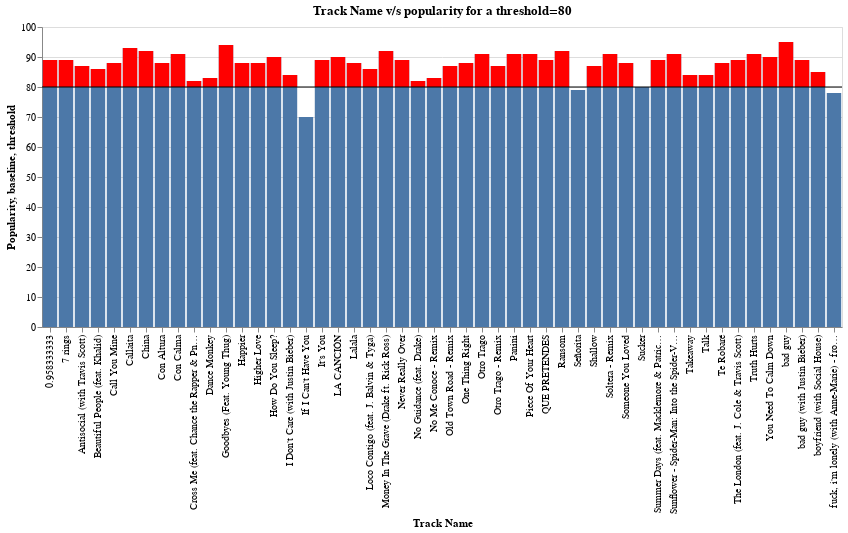

Write notebook code for a chart like this one.
### Markdown cell above
### TASK 3: We now want to show the popularity of each track by visualizing it on a bar chart with highlighted segments so that we can highlight values beyond a threshold. Show and list the track names whose popularity is less than 80

### Code cell
threshold = pd.DataFrame([{"threshold": 80}])   # Decides the threshold value

bars = alt.Chart(spotify).mark_bar().encode(   # mark_bar will display a bar plot
    x="Track Name",
    y="Popularity",
)

highlight = alt.Chart(spotify).mark_bar(color="red").encode(
    x='Track Name',
    y='baseline:Q',
    y2='Popularity'   # Second parameter for the height of the plot
).transform_filter(   # Selects a subset of data based on a condition
    alt.datum.Popularity > 80
).transform_calculate("baseline", "80")   # Used to define new fields which are calculated from other fields

rule = alt.Chart(threshold).mark_rule().encode(    # mark_rule creates a vertical/horizontal line spanning the axis
    y='threshold:Q'
)

(bars + highlight + rule).properties(title = 'Track Name v/s popularity for a threshold=80', width=800)  # Concatenating all 3 variables to create the plot

### Figure 1 — Vega-Lite specification as saved in the notebook (floating-point values rounded to 4 significant figures)
{"config": {"view": {"continuousWidth": 400, "continuousHeight": 300}}, "layer": [{"mark": "bar", "encoding": {"x": {"type": "nominal", "field": "Track Name"}, "y": {"type": "quantitative", "field": "Popularity"}}}, {"mark": {"type": "bar", "color": "red"}, "encoding": {"x": {"type": "nominal", "field": "Track Name"}, "y": {"type": "quantitative", "field": "baseline"}, "y2": {"field": "Popularity"}}, "transform": [{"filter": "(datum.Popularity > 80)"}, {"calculate": "80", "as": "baseline"}]}, {"data": {"name": "data-68a633ac5df49b643aae751924867dba"}, "mark": "rule", "encoding": {"y": {"type": "quantitative", "field": "threshold"}}}], "data": {"name": "data-459581acc2e1a9d92f0d76b9145d00c9"}, "title": "Track Name v/s popularity for a threshold=80", "width": 800, "$schema": "https://vega.github.io/schema/vega-lite/v4.0.2.json", "datasets": {"data-459581acc2e1a9d92f0d76b9145d00c9": [{"Track ID": 1, "Track Name": "Señorita", "Artist Name": "Shawn Mendes", "Genre": "canadian pop", "Beats per min": 117, "Energy": 55, "Danceability": 76, "Loudness(dB)": -6, "Liveness": 8, "Valence": 75, "Length": 191, "Acousticness": 4, "Speechiness": 3, "Popularity": 79}, {"Track ID": 2, "Track Name": "China", "Artist Name": "Anuel AA", "Genre": "reggaeton flow", "Beats per min": 105, "Energy": 81, "Danceability": 79, "Loudness(dB)": -4, "Liveness": 8, "Valence": 61, "Length": 302, "Acousticness": 8, "Speechiness": 9, "Popularity": 92}, {"Track ID": 3, "Track Name": "boyfriend (with Social House)", "Artist Name": "Ariana Grande", "Genre": "dance pop", "Beats per min": 190, "Energy": 80, "Danceability": 40, "Loudness(dB)": -4, "Liveness": 16, "Valence": 70, "Length": 186, "Acousticness": 12, "Speechiness": 46, "Popularity": 85}, {"Track ID": 4, "Track Name": "Beautiful People (feat. Khalid)", "Artist Name": "Ed Sheeran", "Genre": "pop", "Beats per min": 93, "Energy": 65, "Danceability": 64, "Loudness(dB)": -8, "Liveness": 8, "Valence": 55, "Length": 198, "Acousticness": 12, "Speechiness": 19, "Popularity": 86}, {"Track ID": 5, "Track Name": "Goodbyes (Feat. Young Thug)", "Artist Name": "Post Malone", "Genre": "dfw rap", "Beats per min": 150, "Energy": 65, "Danceability": 58, "Loudness(dB)": -4, "Liveness": 11, "Valence": 18, "Length": 175, "Acousticness": 45, "Speechiness": 7, "Popularity": 94}, {"Track ID": 6, "Track Name": "I Don't Care (with Justin Bieber)", "Artist Name": "Ed Sheeran", "Genre": "pop", "Beats per min": 102, "Energy": 68, "Danceability": 80, "Loudness(dB)": -5, "Liveness": 9, "Valence": 84, "Length": 220, "Acousticness": 9, "Speechiness": 4, "Popularity": 84}, {"Track ID": 7, "Track Name": "Ransom", "Artist Name": "Lil Tecca", "Genre": "trap music", "Beats per min": 180, "Energy": 64, "Danceability": 75, "Loudness(dB)": -6, "Liveness": 7, "Valence": 23, "Length": 131, "Acousticness": 2, "Speechiness": 29, "Popularity": 92}, {"Track ID": 8, "Track Name": "How Do You Sleep?", "Artist Name": "Sam Smith", "Genre": "pop", "Beats per min": 111, "Energy": 68, "Danceability": 48, "Loudness(dB)": -5, "Liveness": 8, "Valence": 35, "Length": 202, "Acousticness": 15, "Speechiness": 9, "Popularity": 90}, {"Track ID": 9, "Track Name": "Old Town Road - Remix", "Artist Name": "Lil Nas X", "Genre": "country rap", "Beats per min": 136, "Energy": 62, "Danceability": 88, "Loudness(dB)": -6, "Liveness": 11, "Valence": 64, "Length": 157, "Acousticness": 5, "Speechiness": 10, "Popularity": 87}, {"Track ID": 10, "Track Name": "bad guy", "Artist Name": "Billie Eilish", "Genre": "electropop", "Beats per min": 135, "Energy": 43, "Danceability": 70, "Loudness(dB)": -11, "Liveness": 10, "Valence": 56, "Length": 194, "Acousticness": 33, "Speechiness": 38, "Popularity": 95}, {"Track ID": 11, "Track Name": "Callaita", "Artist Name": "Bad Bunny", "Genre": "reggaeton", "Beats per min": 176, "Energy": 62, "Danceability": 61, "Loudness(dB)": -5, "Liveness": 24, "Valence": 24, "Length": 251, "Acousticness": 60, "Speechiness": 31, "Popularity": 93}, {"Track ID": 12, "Track Name": "Loco Contigo (feat. J. Balvin & Tyga)", "Artist Name": "DJ Snake", "Genre": "dance pop", "Beats per min": 96, "Energy": 71, "Danceability": 82, "Loudness(dB)": -4, "Liveness": 15, "Valence": 38, "Length": 185, "Acousticness": 28, "Speechiness": 7, "Popularity": 86}, {"Track ID": 13, "Track Name": "Someone You Loved", "Artist Name": "Lewis Capaldi", "Genre": "pop", "Beats per min": 110, "Energy": 41, "Danceability": 50, "Loudness(dB)": -6, "Liveness": 11, "Valence": 45, "Length": 182, "Acousticness": 75, "Speechiness": 3, "Popularity": 88}, {"Track ID": 14, "Track Name": "Otro Trago - Remix", "Artist Name": "Sech", "Genre": "panamanian pop", "Beats per min": 176, "Energy": 79, "Danceability": 73, "Loudness(dB)": -2, "Liveness": 6, "Valence": 76, "Length": 288, "Acousticness": 7, "Speechiness": 20, "Popularity": 87}, {"Track ID": 15, "Track Name": "Money In The Grave (Drake ft. Rick Ross)", "Artist Name": "Drake", "Genre": "canadian hip hop", "Beats per min": 101, "Energy": 50, "Danceability": 83, "Loudness(dB)": -4, "Liveness": 12, "Valence": 10, "Length": 205, "Acousticness": 10, "Speechiness": 5, "Popularity": 92}, {"Track ID": 16, "Track Name": "No Guidance (feat. Drake)", "Artist Name": "Chris Brown", "Genre": "dance pop", "Beats per min": 93, "Energy": 45, "Danceability": 70, "Loudness(dB)": -7, "Liveness": 16, "Valence": 14, "Length": 261, "Acousticness": 12, "Speechiness": 15, "Popularity": 82}, {"Track ID": 17, "Track Name": "LA CANCIÓN", "Artist Name": "J Balvin", "Genre": "latin", "Beats per min": 176, "Energy": 65, "Danceability": 75, "Loudness(dB)": -6, "Liveness": 11, "Valence": 43, "Length": 243, "Acousticness": 15, "Speechiness": 32, "Popularity": 90}, {"Track ID": 18, "Track Name": "Sunflower - Spider-Man: Into the Spider-Verse", "Artist Name": "Post Malone", "Genre": "dfw rap", "Beats per min": 90, "Energy": 48, "Danceability": 76, "Loudness(dB)": -6, "Liveness": 7, "Valence": 91, "Length": 158, "Acousticness": 56, "Speechiness": 5, "Popularity": 91}, {"Track ID": 19, "Track Name": "Lalala", "Artist Name": "Y2K", "Genre": "canadian hip hop", "Beats per min": 130, "Energy": 39, "Danceability": 84, "Loudness(dB)": -8, "Liveness": 14, "Valence": 50, "Length": 161, "Acousticness": 18, "Speechiness": 8, "Popularity": 88}, {"Track ID": 20, "Track Name": "Truth Hurts", "Artist Name": "Lizzo", "Genre": "escape room", "Beats per min": 158, "Energy": 62, "Danceability": 72, "Loudness(dB)": -3, "Liveness": 12, "Valence": 41, "Length": 173, "Acousticness": 11, "Speechiness": 11, "Popularity": 91}, {"Track ID": 21, "Track Name": "Piece Of Your Heart", "Artist Name": "MEDUZA", "Genre": "pop house", "Beats per min": 124, "Energy": 74, "Danceability": 68, "Loudness(dB)": -7, "Liveness": 7, "Valence": 63, "Length": 153, "Acousticness": 4, "Speechiness": 3, "Popularity": 91}, {"Track ID": 22, "Track Name": "Panini", "Artist Name": "Lil Nas X", "Genre": "country rap", "Beats per min": 154, "Energy": 59, "Danceability": 70, "Loudness(dB)": -6, "Liveness": 12, "Valence": 48, "Length": 115, "Acousticness": 34, "Speechiness": 8, "Popularity": 91}, {"Track ID": 23, "Track Name": "No Me Conoce - Remix", "Artist Name": "Jhay Cortez", "Genre": "reggaeton flow", "Beats per min": 92, "Energy": 79, "Danceability": 81, "Loudness(dB)": -4, "Liveness": 9, "Valence": 58, "Length": 309, "Acousticness": 14, "Speechiness": 7, "Popularity": 83}, {"Track ID": 24, "Track Name": "Soltera - Remix", "Artist Name": "Lunay", "Genre": "latin", "Beats per min": 92, "Energy": 78, "Danceability": 80, "Loudness(dB)": -4, "Liveness": 44, "Valence": 80, "Length": 266, "Acousticness": 36, "Speechiness": 4, "Popularity": 91}, {"Track ID": 25, "Track Name": "bad guy (with Justin Bieber)", "Artist Name": "Billie Eilish", "Genre": "electropop", "Beats per min": 135, "Energy": 45, "Danceability": 67, "Loudness(dB)": -11, "Liveness": 12, "Valence": 68, "Length": 195, "Acousticness": 25, "Speechiness": 30, "Popularity": 89}, {"Track ID": 26, "Track Name": "If I Can't Have You", "Artist Name": "Shawn Mendes", "Genre": "canadian pop", "Beats per min": 124, "Energy": 82, "Danceability": 69, "Loudness(dB)": -4, "Liveness": 13, "Valence": 87, "Length": 191, "Acousticness": 49, "Speechiness": 6, "Popularity": 70}, {"Track ID": 27, "Track Name": "Dance Monkey", "Artist Name": "Tones and I", "Genre": "australian pop", "Beats per min": 98, "Energy": 59, "Danceability": 82, "Loudness(dB)": -6, "Liveness": 18, "Valence": 54, "Length": 210, "Acousticness": 69, "Speechiness": 10, "Popularity": 83}, {"Track ID": 28, "Track Name": "It's You", "Artist Name": "Ali Gatie", "Genre": "canadian hip hop", "Beats per min": 96, "Energy": 46, "Danceability": 73, "Loudness(dB)": -7, "Liveness": 19, "Valence": 40, "Length": 213, "Acousticness": 37, "Speechiness": 3, "Popularity": 89}, {"Track ID": 29, "Track Name": "Con Calma", "Artist Name": "Daddy Yankee", "Genre": "latin", "Beats per min": 94, "Energy": 86, "Danceability": 74, "Loudness(dB)": -3, "Liveness": 6, "Valence": 66, "Length": 193, "Acousticness": 11, "Speechiness": 6, "Popularity": 91}, {"Track ID": 30, "Track Name": "QUE PRETENDES", "Artist Name": "J Balvin", "Genre": "latin", "Beats per min": 93, "Energy": 79, "Danceability": 64, "Loudness(dB)": -4, "Liveness": 36, "Valence": 94, "Length": 222, "Acousticness": 3, "Speechiness": 25, "Popularity": 89}, {"Track ID": 31, "Track Name": "Takeaway", "Artist Name": "The Chainsmokers", "Genre": "edm", "Beats per min": 85, "Energy": 51, "Danceability": 29, "Loudness(dB)": -8, "Liveness": 10, "Valence": 36, "Length": 210, "Acousticness": 12, "Speechiness": 4, "Popularity": 84}, {"Track ID": 32, "Track Name": "7 rings", "Artist Name": "Ariana Grande", "Genre": "dance pop", "Beats per min": 140, "Energy": 32, "Danceability": 78, "Loudness(dB)": -11, "Liveness": 9, "Valence": 33, "Length": 179, "Acousticness": 59, "Speechiness": 33, "Popularity": 89}, {"Track ID": 33, "Track Name": "0.958333333", "Artist Name": "Maluma", "Genre": "reggaeton", "Beats per min": 96, "Energy": 71, "Danceability": 78, "Loudness(dB)": -5, "Liveness": 9, "Valence": 68, "Length": 176, "Acousticness": 22, "Speechiness": 28, "Popularity": 89}, {"Track ID": 34, "Track Name": "The London (feat. J. Cole & Travis Scott)", "Artist Name": "Young Thug", "Genre": "atl hip hop", "Beats per min": 98, "Energy": 59, "Danceability": 80, "Loudness(dB)": -7, "Liveness": 13, "Valence": 18, "Length": 200, "Acousticness": 2, "Speechiness": 15, "Popularity": 89}, {"Track ID": 35, "Track Name": "Never Really Over", "Artist Name": "Katy Perry", "Genre": "dance pop", "Beats per min": 100, "Energy": 88, "Danceability": 77, "Loudness(dB)": -5, "Liveness": 32, "Valence": 39, "Length": 224, "Acousticness": 19, "Speechiness": 6, "Popularity": 89}, {"Track ID": 36, "Track Name": "Summer Days (feat. Macklemore & Patrick Stump of Fall Out Boy)", "Artist Name": "Martin Garrix", "Genre": "big room", "Beats per min": 114, "Energy": 72, "Danceability": 66, "Loudness(dB)": -7, "Liveness": 14, "Valence": 32, "Length": 164, "Acousticness": 18, "Speechiness": 6, "Popularity": 89}, {"Track ID": 37, "Track Name": "Otro Trago", "Artist Name": "Sech", "Genre": "panamanian pop", "Beats per min": 176, "Energy": 70, "Danceability": 75, "Loudness(dB)": -5, "Liveness": 11, "Valence": 62, "Length": 226, "Acousticness": 14, "Speechiness": 34, "Popularity": 91}, {"Track ID": 38, "Track Name": "Antisocial (with Travis Scott)", "Artist Name": "Ed Sheeran", "Genre": "pop", "Beats per min": 152, "Energy": 82, "Danceability": 72, "Loudness(dB)": -5, "Liveness": 36, "Valence": 91, "Length": 162, "Acousticness": 13, "Speechiness": 5, "Popularity": 87}, {"Track ID": 39, "Track Name": "Sucker", "Artist Name": "Jonas Brothers", "Genre": "boy band", "Beats per min": 138, "Energy": 73, "Danceability": 84, "Loudness(dB)": -5, "Liveness": 11, "Valence": 95, "Length": 181, "Acousticness": 4, "Speechiness": 6, "Popularity": 80}, {"Track ID": 40, "Track Name": "fuck, i'm lonely (with Anne-Marie) - from “13 Reasons Why: Season 3”", "Artist Name": "Lauv", "Genre": "dance pop", "Beats per min": 95, "Energy": 56, "Danceability": 81, "Loudness(dB)": -6, "Liveness": 6, "Valence": 68, "Length": 199, "Acousticness": 48, "Speechiness": 7, "Popularity": 78}, {"Track ID": 41, "Track Name": "Higher Love", "Artist Name": "Kygo", "Genre": "edm", "Beats per min": 104, "Energy": 68, "Danceability": 69, "Loudness(dB)": -7, "Liveness": 10, "Valence": 40, "Length": 228, "Acousticness": 2, "Speechiness": 3, "Popularity": 88}, {"Track ID": 42, "Track Name": "You Need To Calm Down", "Artist Name": "Taylor Swift", "Genre": "dance pop", "Beats per min": 85, "Energy": 68, "Danceability": 77, "Loudness(dB)": -6, "Liveness": 7, "Valence": 73, "Length": 171, "Acousticness": 1, "Speechiness": 5, "Popularity": 90}, {"Track ID": 43, "Track Name": "Shallow", "Artist Name": "Lady Gaga", "Genre": "dance pop", "Beats per min": 96, "Energy": 39, "Danceability": 57, "Loudness(dB)": -6, "Liveness": 23, "Valence": 32, "Length": 216, "Acousticness": 37, "Speechiness": 3, "Popularity": 87}, {"Track ID": 44, "Track Name": "Talk", "Artist Name": "Khalid", "Genre": "pop", "Beats per min": 136, "Energy": 40, "Danceability": 90, "Loudness(dB)": -9, "Liveness": 6, "Valence": 35, "Length": 198, "Acousticness": 5, "Speechiness": 13, "Popularity": 84}, {"Track ID": 45, "Track Name": "Con Altura", "Artist Name": "ROSALÍA", "Genre": "r&b en espanol", "Beats per min": 98, "Energy": 69, "Danceability": 88, "Loudness(dB)": -4, "Liveness": 5, "Valence": 75, "Length": 162, "Acousticness": 39, "Speechiness": 12, "Popularity": 88}, {"Track ID": 46, "Track Name": "One Thing Right", "Artist Name": "Marshmello", "Genre": "brostep", "Beats per min": 88, "Energy": 62, "Danceability": 66, "Loudness(dB)": -2, "Liveness": 58, "Valence": 44, "Length": 182, "Acousticness": 7, "Speechiness": 5, "Popularity": 88}, {"Track ID": 47, "Track Name": "Te Robaré", "Artist Name": "Nicky Jam", "Genre": "latin", "Beats per min": 176, "Energy": 75, "Danceability": 67, "Loudness(dB)": -4, "Liveness": 8, "Valence": 80, "Length": 202, "Acousticness": 24, "Speechiness": 6, "Popularity": 88}, {"Track ID": 48, "Track Name": "Happier", "Artist Name": "Marshmello", "Genre": "brostep", "Beats per min": 100, "Energy": 79, "Danceability": 69, "Loudness(dB)": -3, "Liveness": 17, "Valence": 67, "Length": 214, "Acousticness": 19, "Speechiness": 5, "Popularity": 88}, {"Track ID": 49, "Track Name": "Call You Mine", "Artist Name": "The Chainsmokers", "Genre": "edm", "Beats per min": 104, "Energy": 70, "Danceability": 59, "Loudness(dB)": -6, "Liveness": 41, "Valence": 50, "Length": 218, "Acousticness": 23, "Speechiness": 3, "Popularity": 88}, {"Track ID": 50, "Track Name": "Cross Me (feat. Chance the Rapper & PnB Rock)", "Artist Name": "Ed Sheeran", "Genre": "pop", "Beats per min": 95, "Energy": 79, "Danceability": 75, "Loudness(dB)": -6, "Liveness": 7, "Valence": 61, "Length": 206, "Acousticness": 21, "Speechiness": 12, "Popularity": 82}], "data-68a633ac5df49b643aae751924867dba": [{"threshold": 80}]}}
